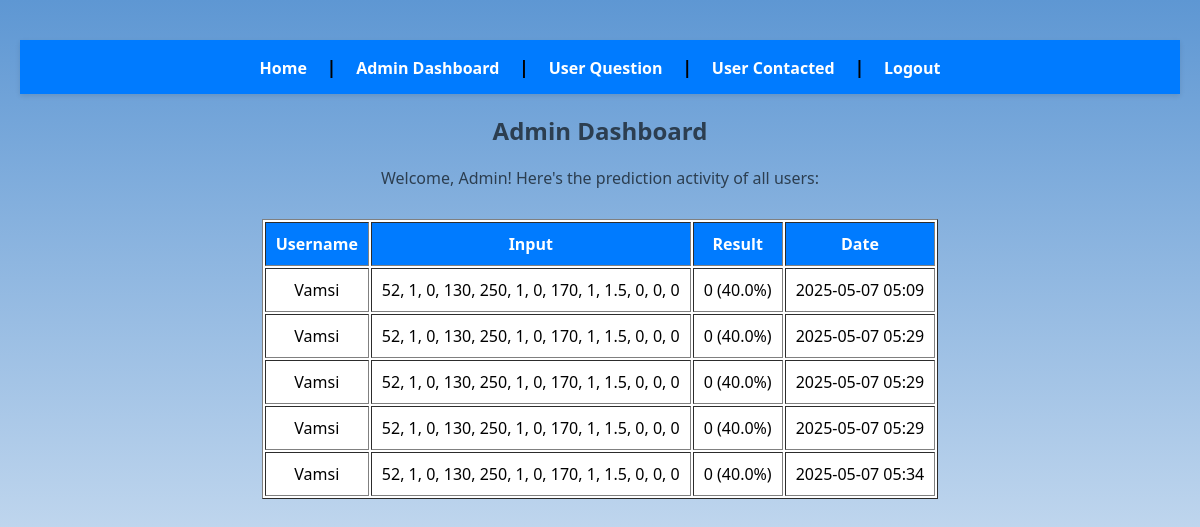
The app's page /admin/dashboard (signed in), older data.
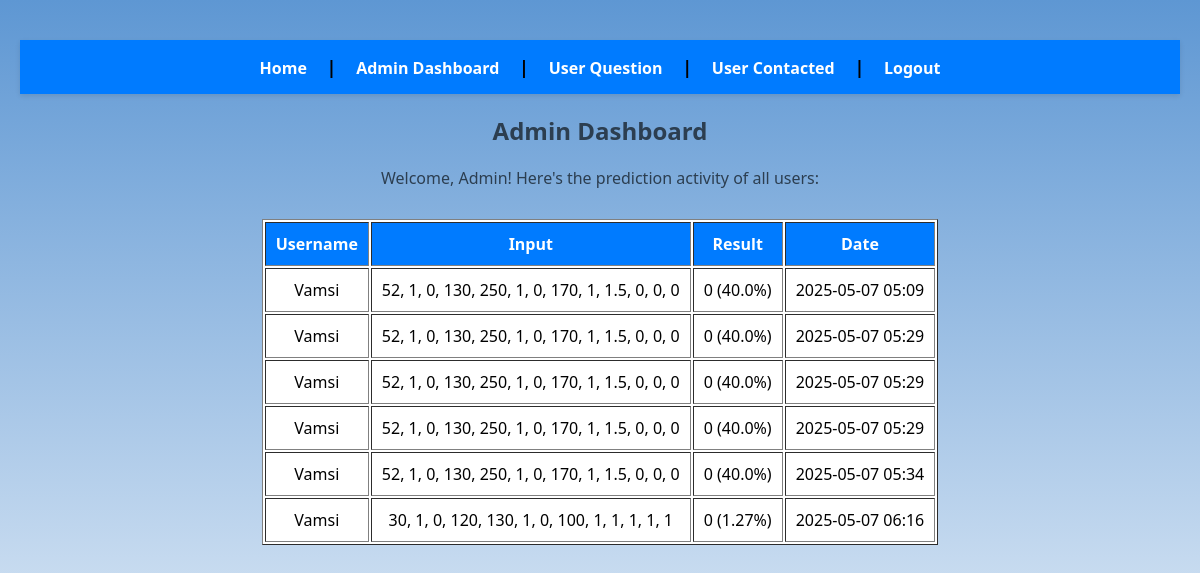
The same page, newer data.
### database.py (models this page shows)
class PredictionHistory(db.Model):
    id = db.Column(db.Integer, primary_key=True)
    user_id = db.Column(db.Integer, db.ForeignKey('user.id'))
    input_data = db.Column(db.Text)
    result = db.Column(db.String(50))
    timestamp = db.Column(db.DateTime, default=datetime.utcnow)
    user = db.relationship('User', backref='predictions')  # Add this line

class User(UserMixin, db.Model):
    id = db.Column(db.Integer, primary_key=True)
    username = db.Column(db.String(150), unique=True, nullable=False)
    password = db.Column(db.String(150), nullable=False)
    role = db.Column(db.String(50), default='user')

### app.py (the view)
@app.route('/admin/dashboard')
@login_required
@admin_required
def admin_dashboard():
    all_users = User.query.all()
    history = PredictionHistory.query.all()
    return render_template('admin_dashboard.html', users=all_users, history=history)

### app.py (called while the page is built)
@login_manager.user_loader
def load_user(user_id):
    return User.query.get(int(user_id))

def admin_required(f):
    @wraps(f)
    def decorated_function(*args, **kwargs):
        if not current_user.is_authenticated or current_user.role != 'admin':
            abort(403)
        return f(*args, **kwargs)
    return decorated_function

### templates/admin_dashboard.html
{% extends 'base.html' %}
{% block content %}
<h2 style="margin-top: 20px;">Admin Dashboard</h2>
<p>Welcome, Admin! Here's the prediction activity of all users:</p>
<table border="1" cellpadding="10" style="margin: 20px auto; background: #fff;">
    <tr style="background-color: #007BFF; color: white;">
        <th>Username</th>
        <th>Input</th>
        <th>Result</th>
        <th>Date</th>
    </tr>
    {% for entry in history %}
    <tr>
        <td>{{ entry.user.username }}</td>
        <td>{{ entry.input_data }}</td>
        <td>{{ entry.result }}</td>
        <td>{{ entry.timestamp.strftime('%Y-%m-%d %H:%M') }}</td>
    </tr>
    {% endfor %}
</table>
{% endblock %}

Row changes from the older to the newer data that the page shows:
added PredictionHistory: user.username "Vamsi", input_data "30, 1, 0, 120, 130, 1, 0, 100, 1, 1, 1, 1, 1", result "0 (1.27%)", timestamp "2025-05-07 06:16"
